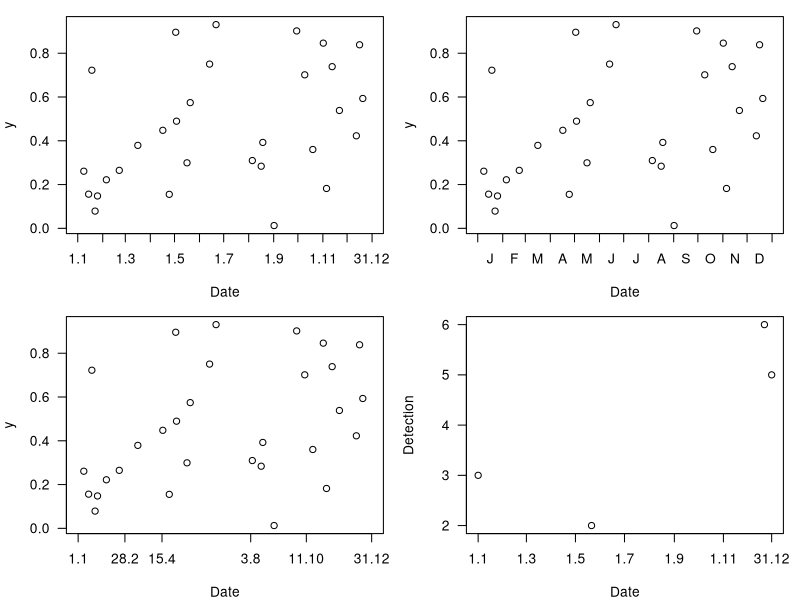

Recreate this plot in R.
## ---- chunk 1
# creating a code file with day, month and date:
ttt <- c(31,28,31,30,31,30,31,31,30,31,30,31)  # days per month
code_doy <- data.frame(day=unlist(sapply(as.list(ttt),function(x){seq(1:x)})),
                        month=rep(1:12,times=ttt),
                        doy=1:365)
code_doy$date <- paste(code_doy$day,code_doy$month,sep=".")
# this is very base coding... sure there are date-formats that help, but 5 lines is not that much, either, and you
# have no issues with leap days etc messing things up

# some data:
dat <- data.frame(doy = sample(1:365,30),
                  y = runif(30))
## ---- chunk 2
par(mfrow=c(2,2), mar=c(4,4,1,1))
plot(dat$doy, dat$y, xlab="Date",ylab="y",las=1,xaxt="n", xlim=c(1,365))
  # first a tick at month-changes (on half-days... it would also be ok to tick at the first of each month...):
t.x.lab <- code_doy$day==1
axis(1,code_doy$doy[t.x.lab]-0.5,labels=F,gap.axis = 0)
  # and the last tick:
axis(1,365.5,labels=F,gap.axis = 0)
  # choose whatever dates you want to label on x, e.g. regular labels:
t.x.lab <- (code_doy$day==1 & code_doy$month %in% seq(1,11,by=2)) | code_doy$date=="31.12"
axis(1,code_doy$doy[t.x.lab],code_doy$date[t.x.lab],gap.axis = 0, tick=F)

# month first-letter in the middle between the ticks:
plot(dat$doy, dat$y, xlab="Date",ylab="y",las=1,xaxt="n", xlim=c(1,365))
t.x.lab <- code_doy$day==1   # same as above
axis(1,code_doy$doy[t.x.lab]-0.5,labels=F,gap.axis = 0)
axis(1,365.5,labels=F,gap.axis = 0)
  # month first-letter:
t.x.1 <- c(code_doy$doy[code_doy$day==1]-0.5,365.5)  # month borders, including end of year
axis(1,t.x.1[-1]-diff(t.x.1)/2, substring(month.name,1,1),tick=F, gap.axis=0)

# any selected dates:
plot(dat$doy, dat$y, xlab="Date",ylab="y",las=1,xaxt="n", xlim=c(1,365))
  # now: any dates that might be important for your message:
t.x.lab <- code_doy$date %in% c("1.1","28.2","15.4","3.8","11.10","31.12")
axis(1,code_doy$doy[t.x.lab],code_doy$date[t.x.lab],gap.axis = 0)
## ---- chunk 3
t.x.lab <- as.Date(paste0(c("1.1","1.3","1.5","1.7","1.9","1.11","31.12"),".2024"),format="%d.%m.%Y")
t.x.lab2 <- paste(as.numeric(format(t.x.lab,"%d")),as.numeric(format(t.x.lab,"%m")),sep=".")

plot(as.Date(c("01.01.2024","21.05.2024","22.12.2024","31.12.2024"),format="%d.%m.%Y"),c(3,2,6,5), xaxt="n",
     xlab="Date",ylab="Detection", las=1)
axis(1,t.x.lab,t.x.lab2,gap.axis = 0)
